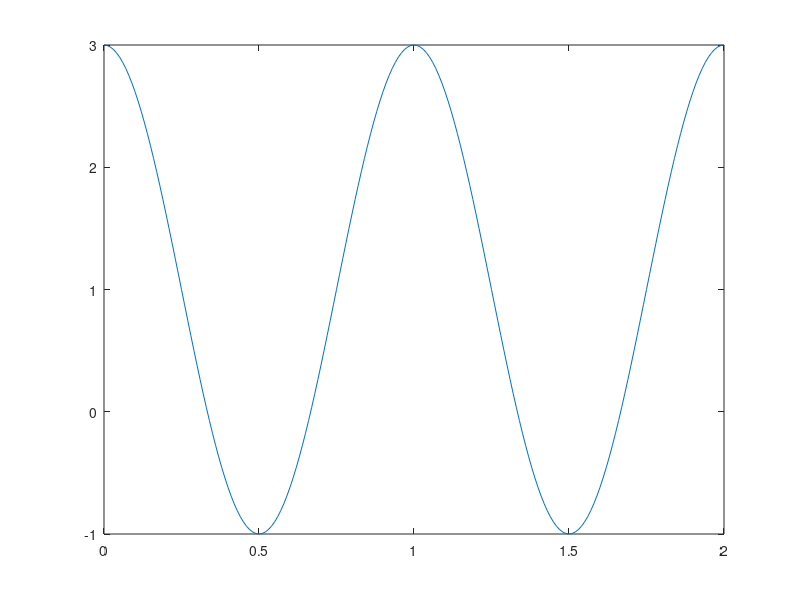

Source code (MATLAB):
% Example reconstruction signal

a=[1 0 1]; % a_k
T=2; % Period
Ts=0.01; % Samples
t=0:Ts:T;
x=ones(1,length(t))*a(1);

for k=1:(length(a)-1)
    x = x + a(k+1)*exp((j*2*pi*k*t)/T) + conj(a(k+1))*exp((-j*2*pi*k*t)/T);
end

% Output: x = 1+2cos(2*(2*pi/T)*t)
figure;
plot(t,x);

